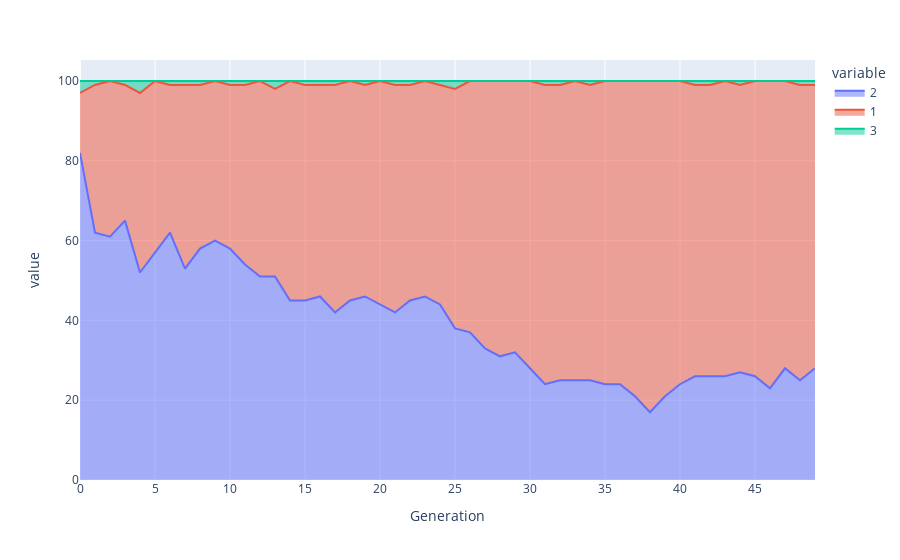

Source (notebook cell):
### Code cell
fig = px.area(test_df, x='Generation', y=['2','1', '3'])
fig.show()

### Figure 1 — Plotly figure (JSON) as saved in the notebook; plotly's stock layout.template omitted (floating-point values rounded to 4 significant figures)
{"data": [{"fillpattern": {"shape": ""}, "hovertemplate": "variable=2<br>Generation=%{x}<br>value=%{y}<extra></extra>", "legendgroup": "2", "line": {"color": "#636efa"}, "marker": {"symbol": "circle"}, "mode": "lines", "name": "2", "orientation": "v", "showlegend": true, "stackgroup": "1", "type": "scatter", "x": [0, 1, 2, 3, 4, 5, 6, 7, 8, 9, 10, 11, 12, 13, 14, 15, 16, 17, 18, 19, 20, 21, 22, 23, 24, 25, 26, 27, 28, 29, 30, 31, 32, 33, 34, 35, 36, 37, 38, 39, 40, 41, 42, 43, 44, 45, 46, 47, 48, 49], "xaxis": "x", "y": [82, 62, 61, 65, 52, 57, 62, 53, 58, 60, 58, 54, 51, 51, 45, 45, 46, 42, 45, 46, 44, 42, 45, 46, 44, 38, 37, 33, 31, 32, 28, 24, 25, 25, 25, 24, 24, 21, 17, 21, 24, 26, 26, 26, 27, 26, 23, 28, 25, 28], "yaxis": "y"}, {"fillpattern": {"shape": ""}, "hovertemplate": "variable=1<br>Generation=%{x}<br>value=%{y}<extra></extra>", "legendgroup": "1", "line": {"color": "#EF553B"}, "marker": {"symbol": "circle"}, "mode": "lines", "name": "1", "orientation": "v", "showlegend": true, "stackgroup": "1", "type": "scatter", "x": [0, 1, 2, 3, 4, 5, 6, 7, 8, 9, 10, 11, 12, 13, 14, 15, 16, 17, 18, 19, 20, 21, 22, 23, 24, 25, 26, 27, 28, 29, 30, 31, 32, 33, 34, 35, 36, 37, 38, 39, 40, 41, 42, 43, 44, 45, 46, 47, 48, 49], "xaxis": "x", "y": [15, 37, 39, 34, 45, 43, 37, 46, 41, 40, 41, 45, 49, 47, 55, 54, 53, 57, 55, 53, 56, 57, 54, 54, 55, 60, 63, 67, 69, 68, 72, 75, 74, 75, 74, 76, 76, 79, 83, 79, 76, 73, 73, 74, 72, 74, 77, 72, 74, 71], "yaxis": "y"}, {"fillpattern": {"shape": ""}, "hovertemplate": "variable=3<br>Generation=%{x}<br>value=%{y}<extra></extra>", "legendgroup": "3", "line": {"color": "#00cc96"}, "marker": {"symbol": "circle"}, "mode": "lines", "name": "3", "orientation": "v", "showlegend": true, "stackgroup": "1", "type": "scatter", "x": [0, 1, 2, 3, 4, 5, 6, 7, 8, 9, 10, 11, 12, 13, 14, 15, 16, 17, 18, 19, 20, 21, 22, 23, 24, 25, 26, 27, 28, 29, 30, 31, 32, 33, 34, 35, 36, 37, 38, 39, 40, 41, 42, 43, 44, 45, 46, 47, 48, 49], "xaxis": "x", "y": [3, 1, 0, 1, 3, 0, 1, 1, 1, 0, 1, 1, 0, 2, 0, 1, 1, 1, 0, 1, 0, 1, 1, 0, 1, 2, 0, 0, 0, 0, 0, 1, 1, 0, 1, 0, 0, 0, 0, 0, 0, 1, 1, 0, 1, 0, 0, 0, 1, 1], "yaxis": "y"}], "layout": {"legend": {"title": {"text": "variable"}, "tracegroupgap": 0}, "margin": {"t": 60}, "xaxis": {"anchor": "y", "domain": [0, 1], "title": {"text": "Generation"}}, "yaxis": {"anchor": "x", "domain": [0, 1], "title": {"text": "value"}}}}
